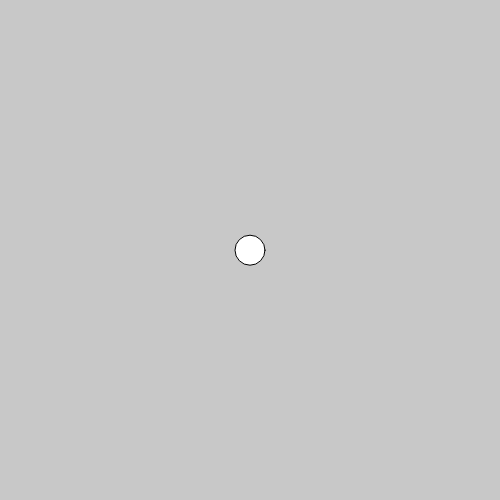
Frame 1 (no input)
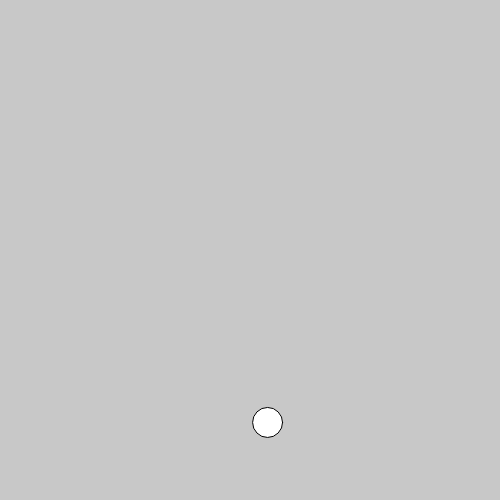
Frame 60 (no input)
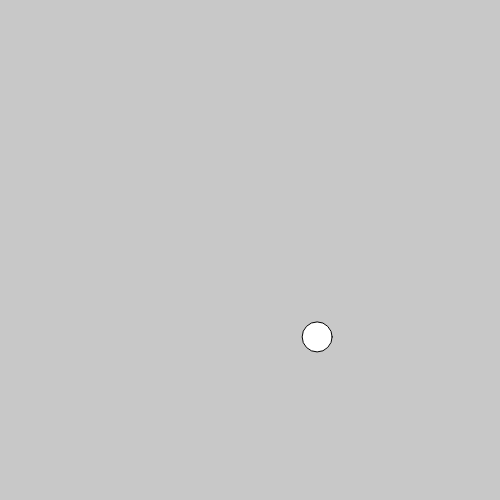
Frame 120 (the mouse pressed at the canvas centre since frame 60)

The p5.js sketch that drew these frames (run headless with seeded random() and noise() and a simulated clock; from frame 60 on, the mouse is pressed at the canvas centre):

// p5.js sketch
// ── sketch.js
var mover;
function setup(){
 createCanvas(500, 500);
 mover = new Mover();
}

function draw() {
 var gravity = createVector (0, 0.2);
 var wind = createVector(0.01, 0);
 mover.applyForce(gravity);
 mover.applyForce(wind);
 background(200);
 mover.update();
 mover.display();
 }

// ── mover.js
class Mover{
  constructor(){
    this.loc = createVector(width/2, height/2);
    this.vel = createVector(0, 0);
    this.acc = createVector(0, 0);
  }

  applyForce(force){
    this.acc.add(force);
  }

  update(){
    this.vel.add(this.acc);
    this.loc.add(this.vel);
    this.vel.mult(0.998);
    this.acc.mult(0);

    if(this.loc.y > height){
      this.loc.y = height;
      this.vel.y *= -1;
    }

    if(this.loc.x > width){
      this.loc.x = width;
      this.vel.x *= -1;
  }

}
  display(){
    ellipse(this.loc.x, this.loc.y, 30, 30);
  }
}
